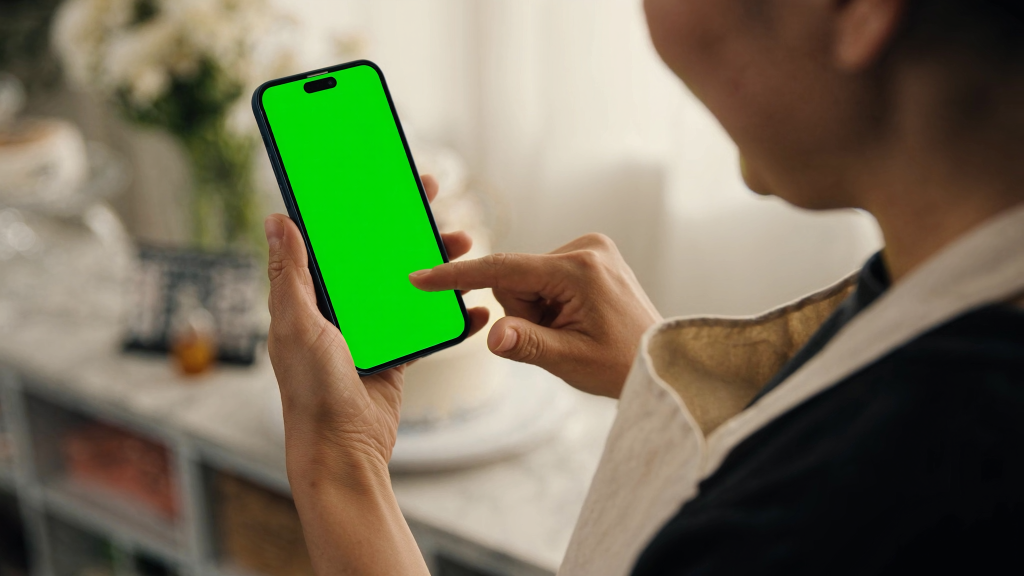
#> input picture higgsfield/raw/v10-c1-send/v10-c1-send_01.png, 2048 x 1152 px (shown at 1/2 size)
$ python storyboard_v10.py
#> lines starting #> are read from the running program, lines starting #| are printed output that depends on the picture; after the words box and inside, x2 and y2 are one past the last pixel; in counts of white or black regions, pixels touching at a corner belong together
#> in composite, scene is the input picture: shape (1152, 2048, 3); mean B, G, R 88.3, 115.6, 117.2
### tools/storyboard_v4.py
"""4차 콘티 스틸: Higgsfield 장면(화면은 초록 크로마키) 위에 실제 작업물 화면을 원근에 맞춰 합성 → drafts/v4/shots/
- 초록 화면 영역 검출 → 네 모서리 → 원근 변환으로 실제 작업물 합성(화면 속 글자를 AI가 만들지 않음)
- 가장자리 초록 번짐 제거, 화면 밝기를 장면에 맞춤, 얕은 심도 컷은 초점 기울기 흐림, 화면 빛 번짐, 필름 그레인·비네팅
실행: python3 tools/storyboard_v4.py
"""
import subprocess
from pathlib import Path

import cv2
import numpy as np

ROOT = Path(__file__).resolve().parents[1]
RAW = ROOT / 'higgsfield' / 'raw'
PF = ROOT / 'content' / 'assets' / 'portfolio' / 'originals'
OUT = ROOT / 'drafts' / 'v4' / 'shots'
WORK = ROOT / 'drafts' / 'v4' / 'work'


# [5 lines left out: function frame_of, not called in this run]


def crop_aspect(img, aspect, fx=0.5, fy=0.0):
    h, w = img.shape[:2]
    if w / h > aspect:
        nw = int(h * aspect); x = int((w - nw) * fx); return img[:, x:x + nw]
    nh = int(w / aspect); y = int((h - nh) * fy); return img[y:y + nh]


def green_mask(img):
    hsv = cv2.cvtColor(img, cv2.COLOR_BGR2HSV)
#> hsv: shape (1152, 2048, 3); mean H, S, V 32.4, 87.3, 130
    b, g, r = [img[..., i].astype(np.float32) for i in range(3)]
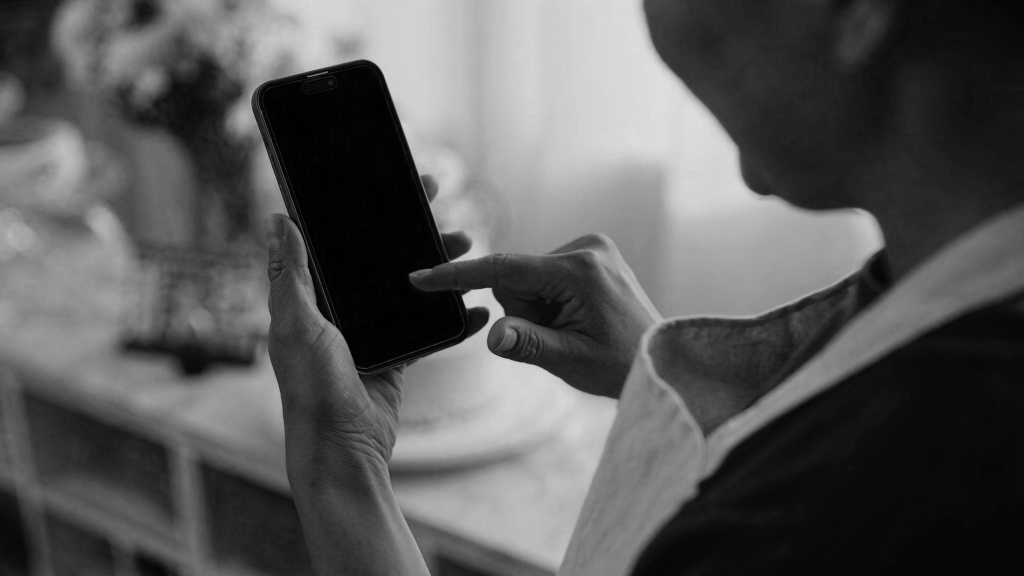
#> b: shape (1152, 2048) float32 (shown at 1/2 size); min 0, max 223, mean 88.3
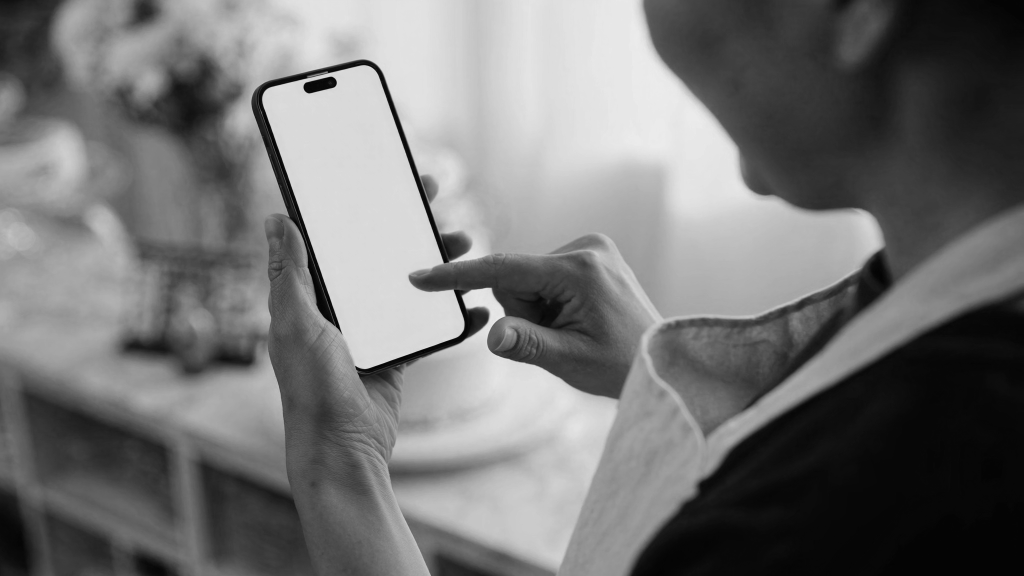
#> g: shape (1152, 2048) float32 (shown at 1/2 size); min 0, max 237, mean 115.6
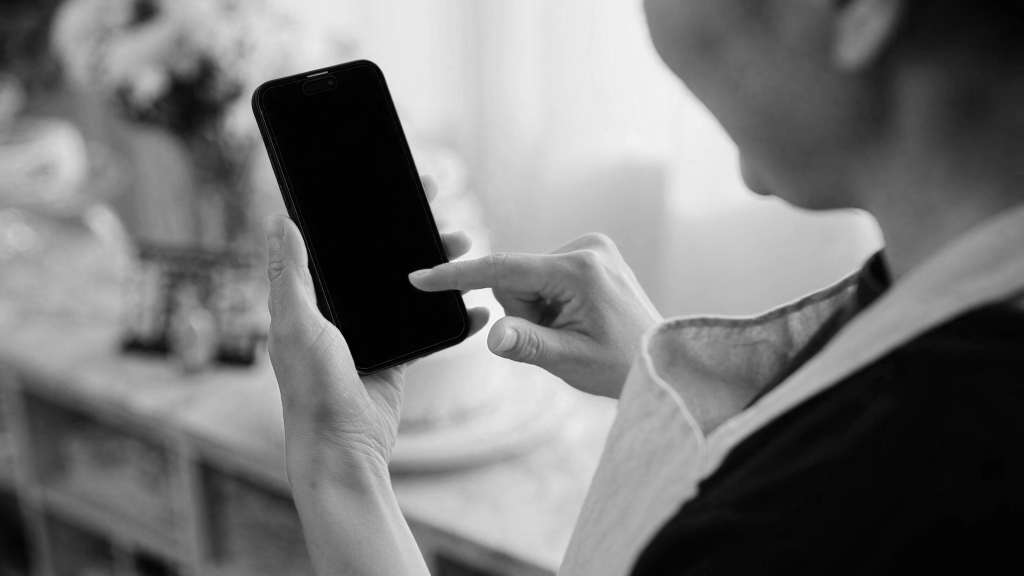
#> r: shape (1152, 2048) float32 (shown at 1/2 size); min 0, max 255, mean 117.2
    key = np.clip((g - np.maximum(r, b)) / 60.0, 0, 1)            # 초록 우세 정도(부드러운 가장자리)
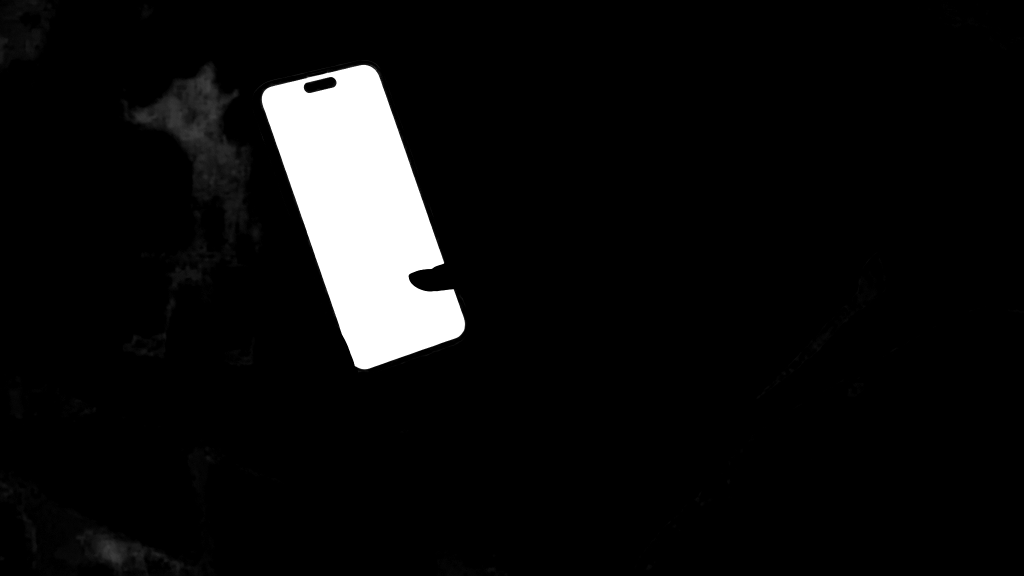
#> key: shape (1152, 2048) float32 (shown at 1/2 size); min 0, max 1, mean 0.0601
    hard = ((hsv[..., 0] > 35) & (hsv[..., 0] < 85) & (hsv[..., 1] > 90) & (hsv[..., 2] > 50)).astype(np.uint8)
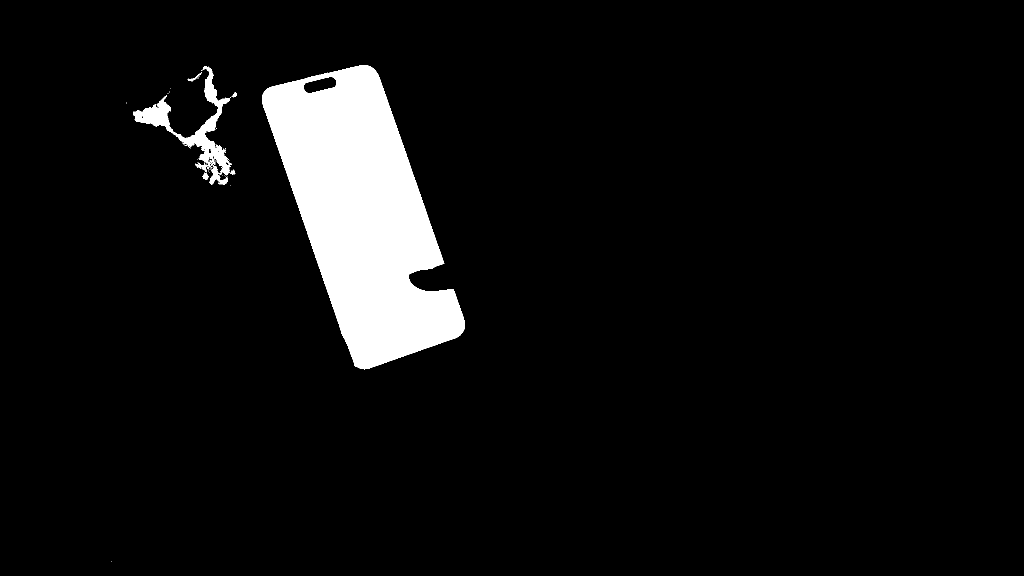
#> hard: shape (1152, 2048) (shown at 1/2 size); values 0 (black) and 1 (white), 6.1% white; 44 white regions (38 under 20 px), largest, box (x1, y1, x2, y2) and area: (524, 130, 930, 739) 134817, (266, 132, 471, 351) 8103, (419, 333, 456, 370) 552, (405, 345, 417, 360) 107, (375, 144, 403, 163) 94, (464, 185, 474, 194) 52
    return key, hard


def screen_quad(hard, pick=0):
#> called with pick = 0
    n, lab, stats, _ = cv2.connectedComponentsWithStats(hard)
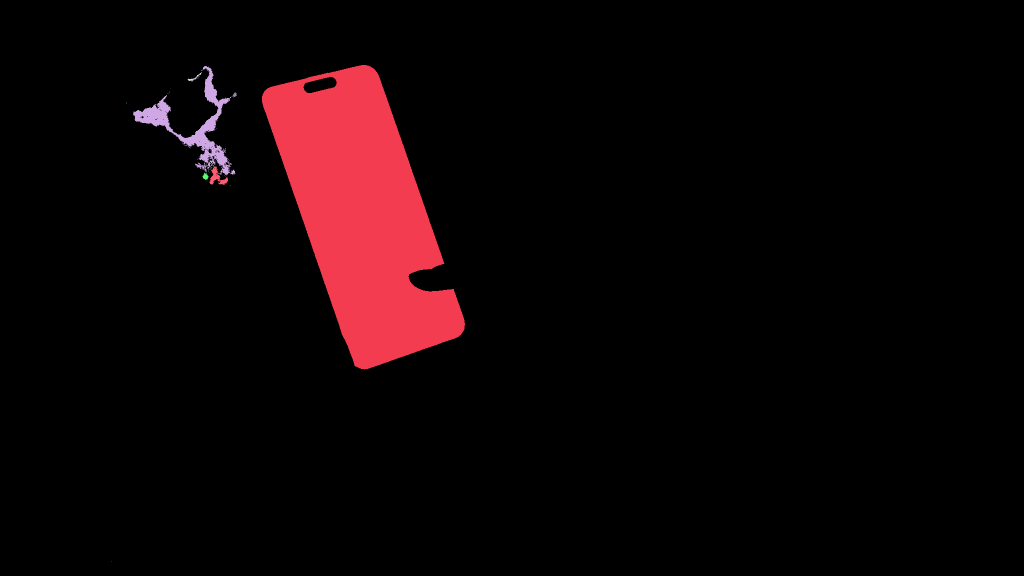
#> lab: shape (1152, 2048) int32 (shown at 1/2 size); 45 distinct labels, from 0 to 44; one colour per label, 0 black
#> n = 45; stats = 45 rows, first 6: [0, 0, 2048, 1152, 2215513], [524, 130, 406, 609, 134817], [266, 132, 205, 219, 8103], [416, 142, 1, 1, 1], [375, 144, 28, 19, 94], [399, 152, 1, 1, 1]
    i = 1 + int(np.argsort(-stats[1:, cv2.CC_STAT_AREA])[pick])  # pick=0 가장 큰 화면, 1 두 번째 화면
#> i = 1
    comp = (lab == i).astype(np.uint8)
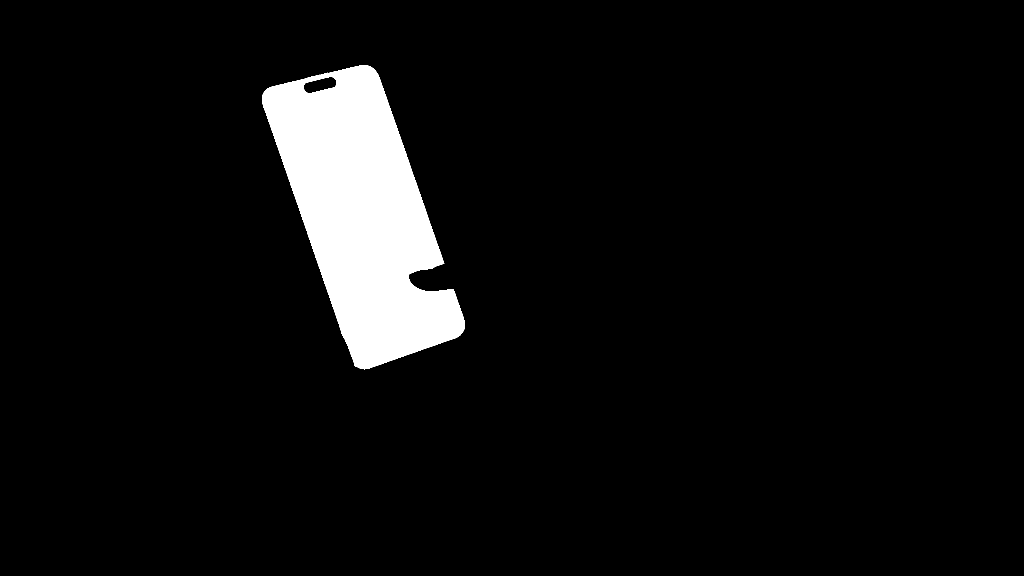
#> comp: shape (1152, 2048) (shown at 1/2 size); values 0 (black) and 1 (white), 5.7% white; 1 white region
    cnts, _ = cv2.findContours(comp, cv2.RETR_EXTERNAL, cv2.CHAIN_APPROX_NONE)
#> cnts = 1 contour; box (x1, y1, x2, y2) and area: (524, 130, 930, 739) 135367
    c = max(cnts, key=cv2.contourArea)
#> c = contour of 1632 points, box (x1, y1, x2, y2) (524, 130, 930, 739), area 135367
    hull = cv2.convexHull(c)
#> hull = contour of 47 points, box (x1, y1, x2, y2) (524, 130, 930, 739), area 139980
    for eps in np.linspace(0.005, 0.06, 40):
        ap = cv2.approxPolyDP(hull, eps * cv2.arcLength(hull, True), True)
        if len(ap) == 4:
            break
    else:
        ap = cv2.boxPoints(cv2.minAreaRect(c)).reshape(-1, 1, 2)
#> this loop made 9 passes
    pts = ap.reshape(4, 2).astype(np.float32)
#> pts = [[722, 130], [929, 646], [729, 738], [524, 204]]
    s, d = pts.sum(1), np.diff(pts, axis=1).ravel()
#> s = [852, 1575, 1467, 728]; d = [-592, -283, 9, -320]
    quad = np.array([pts[np.argmin(s)], pts[np.argmin(d)], pts[np.argmax(s)], pts[np.argmax(d)]], np.float32)  # 좌상·우상·우하·좌하
#> quad = [[524, 204], [722, 130], [929, 646], [729, 738]]
    return quad, comp


def composite(name, scene_label, content, gain=0.92, dof=None, grain=6, vig_amt=0.28, glow_amt=0.18, out_dir=None, fix=None,
              scene=None, pick=0, solid=False, finish=True, stray=True, soft=0, lift=0, reflect=0, quad=None):
    if scene is None:
        scene = cv2.imread(str(RAW / scene_label / f'{scene_label}_01.png'))
    if fix:
        scene = fix(scene)
    key, hard = green_mask(scene)
    found, comp = screen_quad(hard, pick)
#> found = [[524, 204], [722, 130], [929, 646], [729, 738]]
    quad = found if quad is None else np.float32(quad)  # 화면 일부가 가려졌을 때는 네 모서리를 직접 지정(가린 손·팔은 초록이 아니라 앞에 남음)
#> quad = [[524, 204], [722, 130], [929, 646], [729, 738]]
    w = int(max(np.linalg.norm(quad[1] - quad[0]), np.linalg.norm(quad[2] - quad[3])))
#> w = 220
    h = int(max(np.linalg.norm(quad[3] - quad[0]), np.linalg.norm(quad[2] - quad[1])))
#> h = 571
    src = crop_aspect(content, w / h)
    src = cv2.resize(src, (w * 2, h * 2), interpolation=cv2.INTER_AREA)
    M = cv2.getPerspectiveTransform(np.float32([[0, 0], [w * 2, 0], [w * 2, h * 2], [0, h * 2]]), quad)
    H, W = scene.shape[:2]
    warped = cv2.warpPerspective(src, M, (W, H), flags=cv2.INTER_LANCZOS4)
    if dof:  # 초점 기울기: 화면 왼쪽은 선명, 오른쪽으로 갈수록 흐림
        blur = cv2.GaussianBlur(warped, (0, 0), dof)
        ramp = np.clip((np.arange(W)[None, :] - quad[:, 0].min()) / (quad[:, 0].max() - quad[:, 0].min()), 0, 1) ** 1.4
        warped = (warped * (1 - ramp[..., None]) + blur * ramp[..., None]).astype(np.uint8)
    n_, lab_, _, _ = cv2.connectedComponentsWithStats(hard)
    poly_ = np.zeros(hard.shape, np.uint8); cv2.fillConvexPoly(poly_, quad.astype(np.int32), 1)
    comp = ((hard > 0) & (cv2.dilate(poly_, np.ones((15, 15), np.uint8)) > 0)).astype(np.uint8) | comp
    region = cv2.dilate(comp, np.ones((5, 5), np.uint8), iterations=2).astype(np.float32)
    alpha = np.clip(key * 1.15, 0, 1) * region
    if solid:  # 초록 화면 안에 생성된 글자 등이 있으면 화면 사각형 전체를 덮음
        poly = np.zeros(comp.shape, np.uint8); cv2.fillConvexPoly(poly, quad.astype(np.int32), 1)
        alpha = np.maximum(alpha, cv2.erode(poly, np.ones((3, 3), np.uint8)).astype(np.float32))
    alpha = cv2.GaussianBlur(alpha, (0, 0), 0.8)[..., None]
    out = scene.astype(np.float32)
    # 가장자리 초록 번짐 제거: 화면 주변 픽셀의 초록을 빨강·파랑 최대치로 낮춤
    ring = (cv2.dilate(comp, np.ones((9, 9), np.uint8), iterations=2) > 0)[..., None]
    gmax = np.maximum(out[..., 2], out[..., 0])
    out[..., 1] = np.where(ring[..., 0], np.minimum(out[..., 1], gmax * 1.05), out[..., 1])
    # 화면 밖에 남은 초록(배경 흐림 속 크로마키 반사)도 중성색으로
    if stray:
        strays = (key > 0.05) & (region == 0)
        out[..., 1] = np.where(strays, np.minimum(out[..., 1], gmax * 1.02), out[..., 1])
    scr = warped.astype(np.float32) * gain
    if soft:  # 실제 렌즈로 찍은 화면처럼 아주 살짝 부드럽게(합성 티 줄이기)
        scr = cv2.GaussianBlur(scr, (0, 0), soft)
    if lift:  # 화면의 검정은 완전한 검정이 아님(LCD 검정 수준)
        scr = scr * (1 - lift / 255) + lift
    if reflect:  # 주변 빛이 유리 화면에 희미하게 비침
        scr = scr + cv2.GaussianBlur(out, (0, 0), 30) * reflect
    out = out * (1 - alpha) + scr * alpha
    # 화면 빛 번짐(장면에 은은하게)
    glow = cv2.GaussianBlur(scr * alpha, (0, 0), 40)
    out = out + glow * glow_amt
    if not finish:  # 여러 화면을 차례로 합성할 때: 마지막에만 그레인·비네팅
        return np.clip(out, 0, 255).astype(np.uint8)
    # 필름 그레인·비네팅
    rng = np.random.default_rng(7)
    out += rng.normal(0, grain, out.shape[:2])[..., None]
    yy, xx = np.mgrid[0:H, 0:W]
    vig = 1 - vig_amt * (((xx - W / 2) / (W / 2)) ** 2 + ((yy - H / 2) / (H / 2)) ** 2)
    out *= np.clip(vig, 0.6, 1)[..., None]
    out = np.clip(out, 0, 255).astype(np.uint8)
    out = cv2.resize(out, (1920, 1080), interpolation=cv2.INTER_AREA) if out.shape[1] != 1920 else out
    cv2.imwrite(str((out_dir or OUT) / f'{name}.jpg'), out, [cv2.IMWRITE_JPEG_QUALITY, 92])
    return quad


# [17 lines left out: function main, not called in this run]


# [2 lines that do not run on import are left out]

### tools/storyboard_v10.py
"""10차 콘티 스틸: 실사 카메라로 찍은 듯한 화질 · 동대문 실제 가게와 같은 모습 · PAUSE STUDIO 로고로 끝나고 로고에서 다시 시작하는 무한 반복
- 장면은 전부 실제 카메라·렌즈 기준 프롬프트로 다시 생성(필름 흉내·과한 그레인 제거)
- 화면 합성: 아주 살짝 부드럽게 · LCD 검정 수준 · 유리 반사로 '붙인 티' 줄이기
- 화면: drafts/v10/screens/out (9차 캡처 재사용, 간판만 비율 맞춰 다시 렌더)
실행: python3 tools/storyboard_v10.py
"""
import shutil

import cv2
import numpy as np

from storyboard_v4 import ROOT, composite

SCR = ROOT / 'drafts' / 'v10' / 'screens' / 'out'
OUT = ROOT / 'drafts' / 'v10' / 'shots'
V8 = ROOT / 'drafts' / 'v8' / 'shots'
LOOK = dict(grain=2.5, vig_amt=0.06, glow_amt=0.12, soft=0.7, lift=6, reflect=0.05, out_dir=OUT)
SIGN_QUAD = np.float32([[267, 86], [1748, 90], [1749, 442], [268, 440]])  # v10-ddm-cinema 장면의 빈 간판


def img(name):
    return cv2.imread(str(SCR / f'{name}.png'))


def add_sign(scene):
    sign = img('ddm-sign')
    h, w = sign.shape[:2]
    M = cv2.getPerspectiveTransform(np.float32([[0, 0], [w, 0], [w, h], [0, h]]), SIGN_QUAD)
    H, W = scene.shape[:2]
    warped = cv2.warpPerspective(sign, M, (W, H), flags=cv2.INTER_AREA).astype(np.float32)
    warped = cv2.GaussianBlur(warped, (0, 0), 0.9)
    poly = np.zeros((H, W), np.uint8); cv2.fillConvexPoly(poly, SIGN_QUAD.astype(np.int32), 1)
    dark = cv2.GaussianBlur((cv2.cvtColor(scene, cv2.COLOR_BGR2GRAY) < 40).astype(np.float32) * poly, (0, 0), 1.5)[..., None]
    out = scene.astype(np.float32) * (1 - dark) + warped * dark
    out += cv2.GaussianBlur(np.clip(warped - 120, 0, 255) * dark, (0, 0), 12) * 0.3  # 조명 간판 빛 번짐
    return np.clip(out, 0, 255).astype(np.uint8)


def main():
    OUT.mkdir(parents=True, exist_ok=True)
    composite('c1-send_chat', 'v10-c1-send', img('chat-mobile'), gain=1.0, **LOOK)
    for f in ['c2a-photo', 'c2b-video']:
        shutil.copy(V8 / f'{f}.jpg', OUT / f'{f}.jpg')
    composite('c3-cafe_blooming-mobile', 'v10-c3-cafe', img('blooming-mobile'), gain=1.0, **LOOK)
    composite('c4-night_dongdaemun', 'v10-ddm-cinema', img('dongdaemun-mobile'), gain=0.95, fix=add_sign, **LOOK)
    composite('c5-workshop_chillenq', 'v10-c5-chillenq', img('chillenq-laptop'), gain=1.0, **LOOK)
    kvibe = cv2.imread(str(ROOT / 'drafts' / 'v10' / 'screens' / 'src' / 'kvibe_5.png'))
    composite('c6-agency_kvibe', 'v10-c6-agency', kvibe[:, :int(kvibe.shape[0] * 1.6)], gain=1.0, **LOOK)
    composite('c7-studio_work', 'v10-c7-studio', img('studio-work'), gain=0.95, solid=True, **LOOK)


if __name__ == '__main__':
#> (the run stopped early here; a loop or call above may not have finished)
